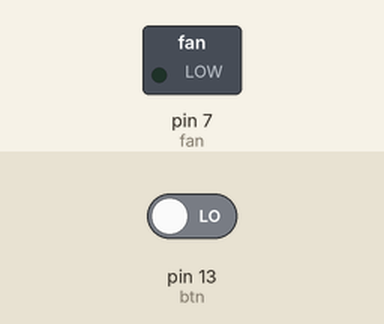
The sketch below on a simulated Arduino Uno, built with avr-gcc and run on an emulated ATmega328P. Shown: switched loads named in the sketch (green lamp = pin HIGH). Inputs (shaded band) come from the test bench; at power-on: pin 13 (btn) LOW. What the sketch prints to the serial monitor is not drawn.

Above: at 10.8 s.
10.9 s: pin 13 (btn) driven HIGH
At 16.2 s:
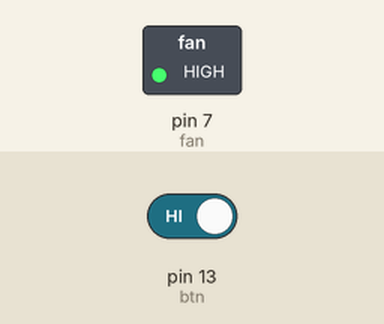
16.9 s: pin 13 (btn) driven LOW
At 21.2 s:
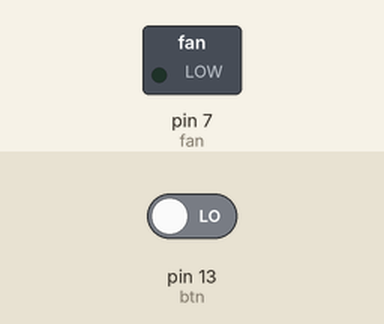
Timing chart, 0 to 22.7 s (numbered marks = the images above; inputs shaded):
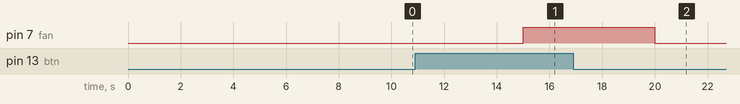

Measured:
- after the input at 10.9 s, pin 7 (fan): LOW → HIGH after 4.1 s
- after the input at 16.9 s, pin 7 (fan): HIGH → LOW after 3.1 s

The sketch:

Fan.ino
```cpp
int fan = 7;
int btn = 13;
int val;

void setup() {
 pinMode(fan, OUTPUT);
 pinMode(btn, INPUT);
 Serial.begin(9600);
 }

 void loop() {
val = digitalRead(btn);
if ( val == HIGH ) {
 digitalWrite(fan,HIGH);
 Serial.print("on");
 delay(5000);
   } else {
     digitalWrite(fan,LOW);
     Serial.print("off");
     delay(5000);
     }
  }
```
